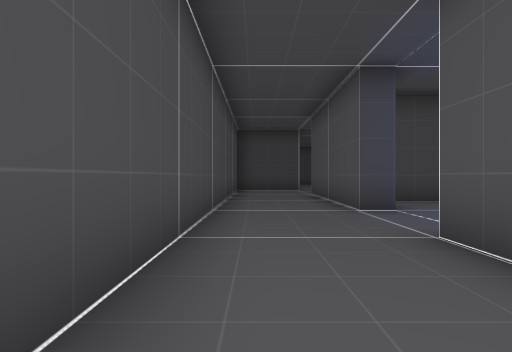
View 1 (above)

24 first-person views from a walk through a level from a Godot 3-D game. The camera is 1.2 m above the floor, looks level and sees 75° across. Doors that lead somewhere are drawn open, without their leaves. The floor is counted in squares, 2 m on a side. Each view is taken from the middle of a square. On the plan, view 1 faces up. The plan holds only what a view shows up to about 10 squares ahead; the rest is blank. The place goes on beyond the plan. Characters and animated objects are left out. Some surface patterns are stand-ins.

View 2
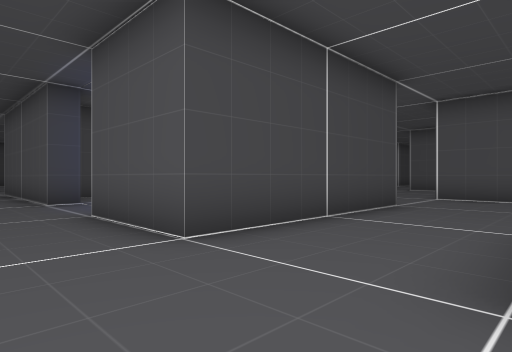

View 3
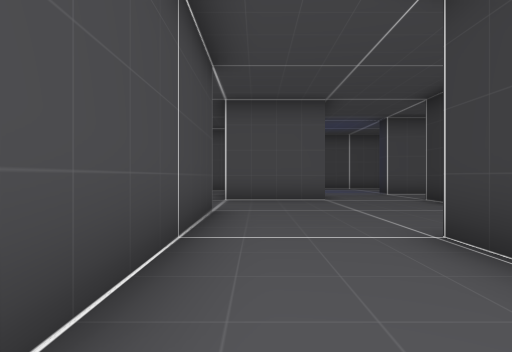

View 4
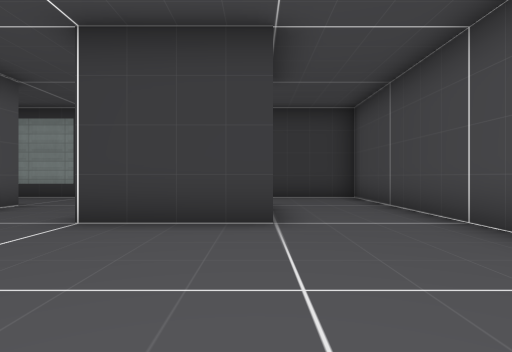

View 5
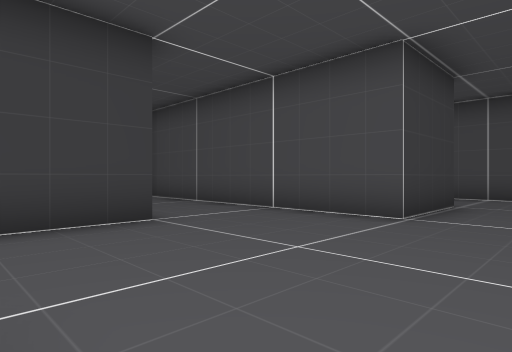

View 6
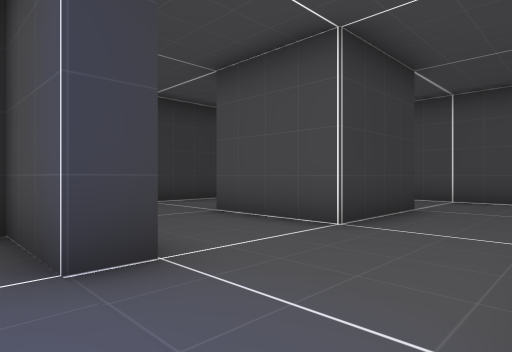

View 7
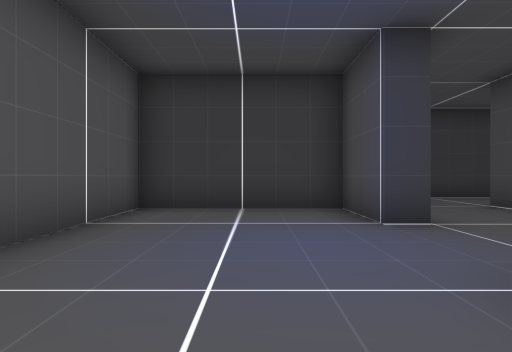

View 8
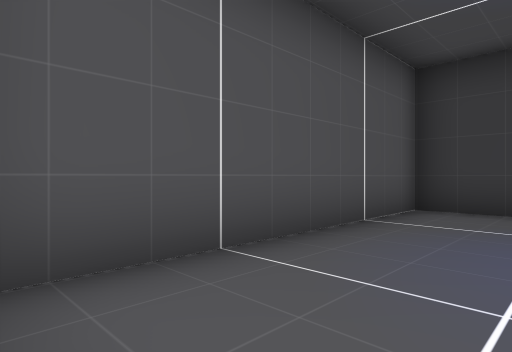

View 9
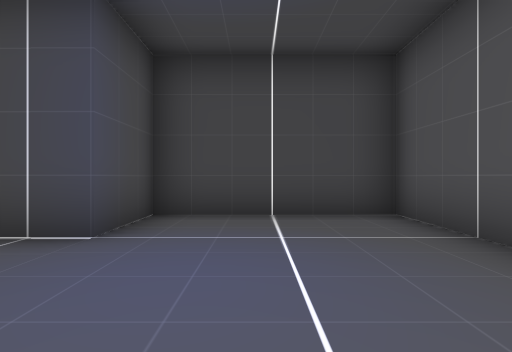

View 10
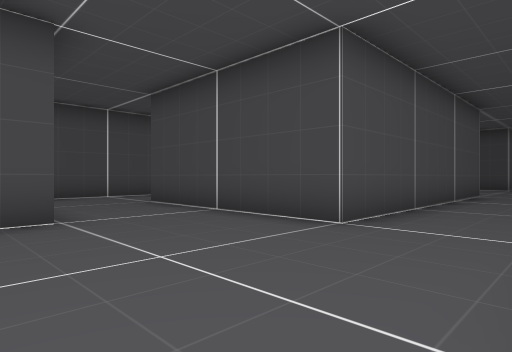

View 11
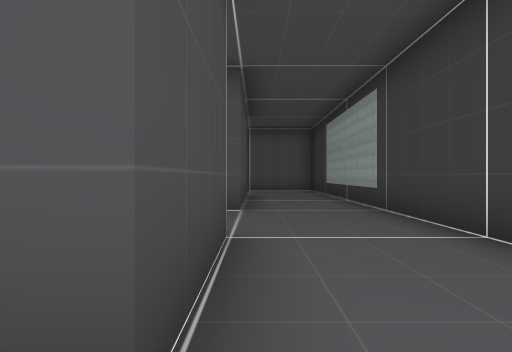

View 12
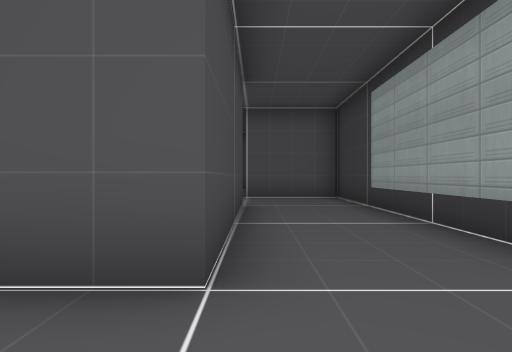

View 13
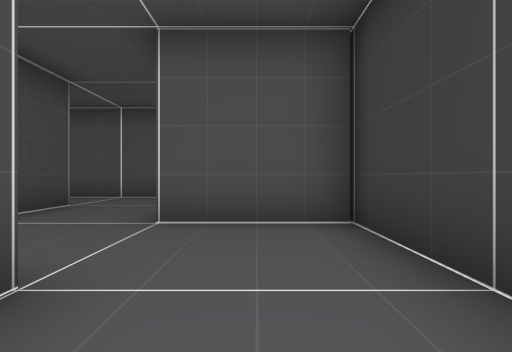

View 14
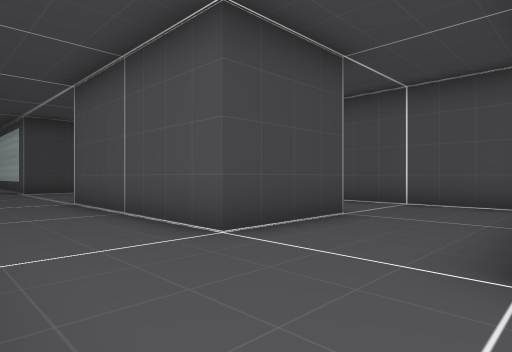

View 15
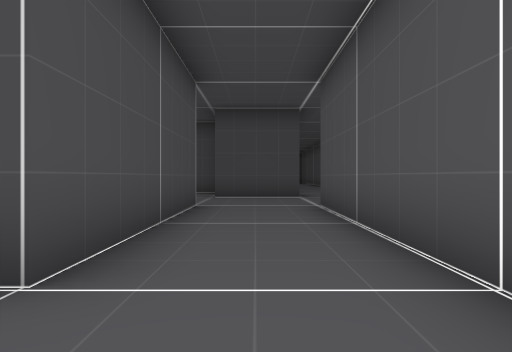

View 16
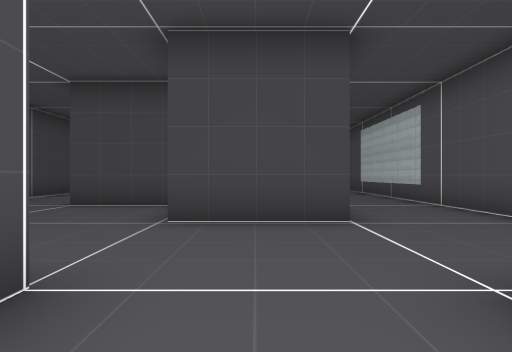

View 17
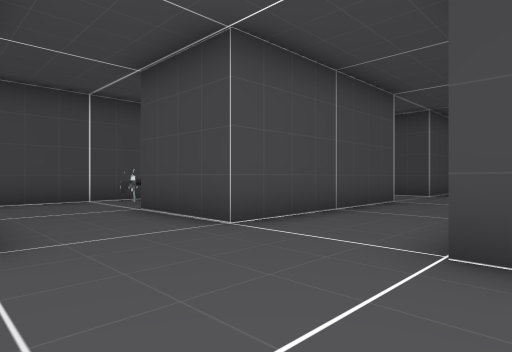

View 18
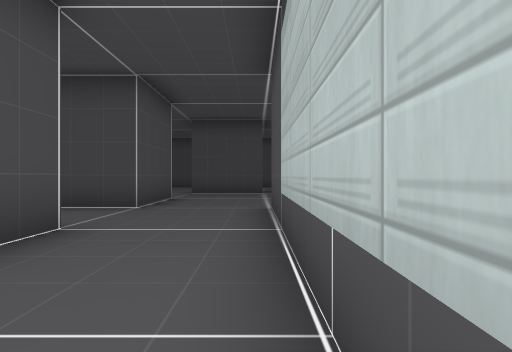

View 19
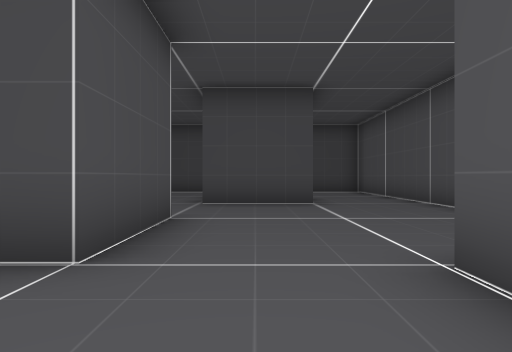

View 20
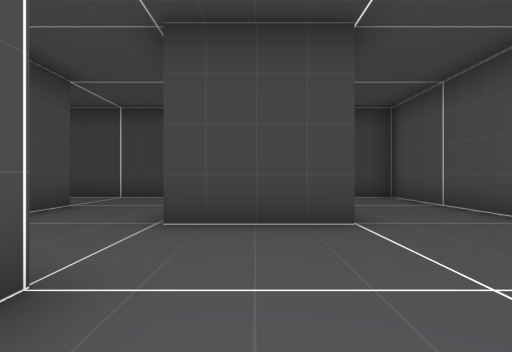

View 21
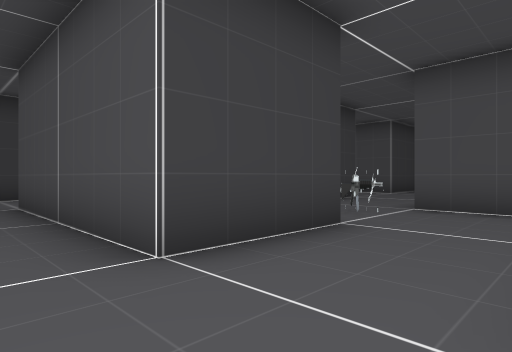

View 22
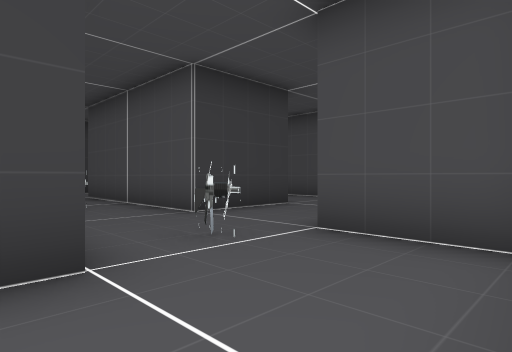

View 23
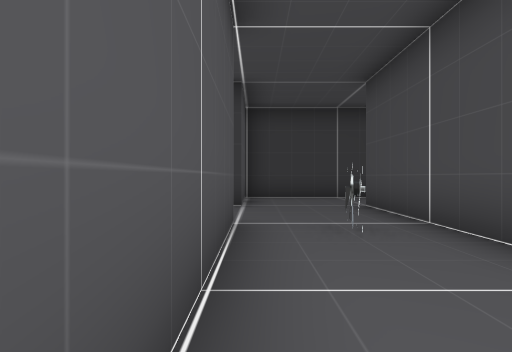

View 24
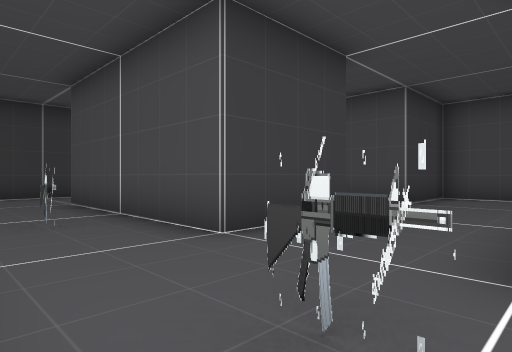

### Floor plan
Points are (right, up) in squares from view 1. A wall is a line through its corners. A room is listed if a view was taken in it or the views show most of it. See-through windows are left out.
Room 1 (views 1, 2, 3, 4, 5, 11)
walls: (1.8, -1.8) (4.3, -1.8) (4.3, -9.3) (8.1, -9.3); (6.8, 0.8) (1.8, 0.8); (9.3, -1.8) (9.3, 0.9); (-0.7, 0.5) (-0.7, -2.5)
ways out: opening at (9, -2) to room 2; door at (8, -3.5) to room 2; opening at (8, -7) to room 3; door at (8, -8.5) to room 3; opening at (0.5, 0); opening at (8.5, 1.5)
Room 2 (views 6, 7, 8, 9, 10)
walls: (11.8, -4.2) (12.4, -4.2) (12.4, -6.1) (16.2, -6.1) (16.2, 0.1) (12.4, 0.1) (12.4, -1.7) (11.4, -1.7); (11.8, -6.7) (11.8, -5.6); (6.8, -4.2) (9.3, -4.2) (9.3, -6.7)
ways out: opening at (9, -2) to room 1; door at (8, -3.5) to room 1; opening at (10.5, -5.5) to room 3
Room 3 (view 12)
walls: (9.3, -6.7) (6.8, -6.7); (8.1, -9.3) (12, -9.3)
ways out: opening at (8, -7) to room 1; door at (8, -8.5) to room 1; opening at (10.5, -5.5) to room 2; opening at (12, -7) to room 4; door at (12, -8.5) to room 4
Room 4 (views 13, 14, 17, 18, 19, 20, 21)
walls: (19.3, 7.2) (19.3, 13.2); (16.8, 10.8) (16.8, 5.8); (21.3, 5.8) (19.3, 5.8); (16.2, 3.3) (16.8, 3.3); (24.2, 3.3) (21.8, 3.3); (16.8, 15.9) (16.8, 13.3); (21.8, 17.2) (21.8, 23.2) (20.8, 23.2); (19.3, -4.2) (19.3, 0.9); (14.3, 20.8) (14.3, 19.4); (16.9, -6.7) (11.8, -6.7); (15.5, 23.2) (12.8, 23.2); (12, -9.3) (19.3, -9.3) (19.3, -6.6)
ways out: opening at (12, -7) to room 3; door at (12, -8.5) to room 3; opening at (22, 0) to room 5; door at (20, -5.5) to room 5; door at (16, 4.5) to room 6; door at (16, 12) to room 6; opening at (13, 23); opening at (15.5, 19.5); opening at (17, 15); door at (18, 17); door at (20, -8.5); door at (23, 2)
Room 5 (views 15, 16)
walls: (24.3, -6.1) (24.3, 0.6); (21.8, 0.9) (21.8, -4.2) (19.3, -4.2)
ways out: opening at (22, 0) to room 4; door at (20, -5.5) to room 4; opening at (24, 1)
Room 6 (views 22, 23, 24)
walls: (14.2, 10.8) (16.8, 10.8); (16.8, 5.8) (14.3, 5.8) (14.3, 9.8); (9.2, 8.3) (11.8, 8.3) (11.8, 3.2); (11.8, 12.6) (11.8, 10.8); (14.3, 1.1) (14.3, 3.1); (10.9, 0.8) (14.4, 0.8); (16.8, 13.3) (15.2, 13.3)
ways out: door at (16, 4.5) to room 4; door at (16, 12) to room 4; door at (10, 1.5); door at (10, 9.5)
objects: rifle (13, 6); rifle (13, 10)

Positions as (right, up) in squares from view 1, and headings:
1: (0, 0), facing up
2: (0, -2), facing up-right
3: (1, 0), facing right
4: (7, 0), facing down
5: (9, 0), facing down-left
6: (13, -2), facing down-left
7: (14, 0), facing down
8: (14, 0), facing down-right
9: (14, -5), facing up
10: (9, -3), facing up-left
11: (6, -7), facing right
12: (10, -7), facing right
13: (15, -8), facing right
14: (17, -7), facing up-right
15: (23, -6), facing up
16: (23, -1), facing up
17: (20, 3), facing up-left
18: (19, 7), facing up
19: (18, 11), facing up
20: (18, 14), facing up
21: (18, 13), facing down-left
22: (15, 13), facing down-left
23: (14, 10), facing down
24: (14, 11), facing down-left
